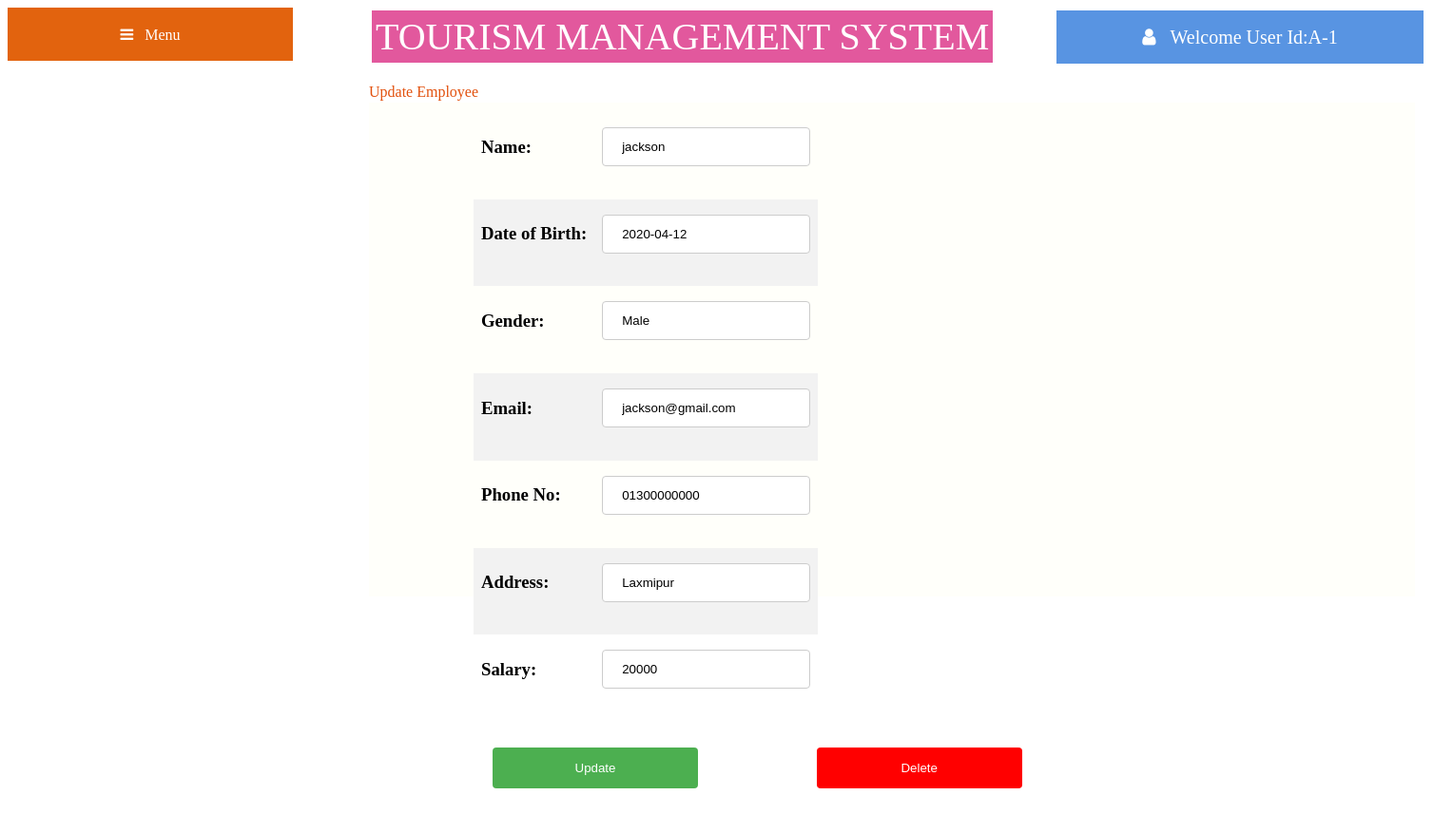
/views/Admin/updateemployee.php?id=E-1 (signed in), run on the app's committed database.
### tables this page shows
CREATE TABLE `emp` (
  `e_id` varchar(50) NOT NULL,
  `name` varchar(50) NOT NULL,
  `dob` date NOT NULL,
  `salary` varchar(50) NOT NULL,
  `address` varchar(50) NOT NULL,
  `gender` varchar(50) NOT NULL,
  `email` varchar(50) NOT NULL,
  `mobile` varchar(50) NOT NULL,
  `status` varchar(50) NOT NULL,
  `a_id` varchar(50) NOT NULL
);

### models/database.php (called while the page is built, shortened)
<?php
	 $serverName="localhost";
	 $userName="root";
	 $password="";
	 $dbName="tms";
	function get($query)
	{
        $data=array();
		global $serverName,$userName,$password,$dbName;
		$conn = mysqli_connect( $serverName, $userName, $password, $dbName);
        $result=mysqli_query($conn,$query);
        if(mysqli_num_rows($result) > 0)
        {
            while($row = mysqli_fetch_assoc($result))
            {
                $entity=array();
                foreach($row as $k=>$v)
                {
                    $entity[$k] = $row[$k];
                }
                $data[] = $entity;
            }
        }
		return $data;
	}
?>

### controllers/employeeController.php (called while the page is built, shortened)
<?php
	require_once '../../models/database.php';
    function getEmployee($id)
	{
		$query="SELECT * FROM emp WHERE e_id='$id'";
		$emp=get($query);
		return $emp[0];
    }
?>

### views/Admin/updateemployee.php (the view, shortened to what this page needs)
<?php
include '../../controllers/employeeController.php';
$eid = $_GET["id"];
$emp=getEmployee($eid);
    $err_name="";
    $err_salary="";
?>
<html>
    <head>
        <link rel="stylesheet" href="https://cdnjs.cloudflare.com/ajax/libs/font-awesome/4.7.0/css/font-awesome.min.css">
        <link rel="stylesheet" type="text/css" href="css/updateemployee.css">
    </head>
    <body>
        <div class="title" >TOURISM MANAGEMENT SYSTEM
        </div>
        <div class="dropdown">
            <button class="dropbtn"><i class="fa fa-bars">&nbsp;&nbsp;&nbsp;Menu</i></button>
        </div>
        <div class="welcome" ><i class="fa fa-user">&nbsp;&nbsp;&nbsp;<?php echo "Welcome User Id:".$_SESSION["loggedinuser"];?></i>
        </div>
        <div class="text" >Update Employee</i>
        </div>
        <form method="post" action="">
        <div class="panel">
            <table  >
                <tr>
                    <td> <h3>Name:</h3></td>
                    <td><h3><input type="text" name="ename"  value="<?php echo $emp["name"]?>" ></h3></td>
                    <td><span style="color:red"><?php echo $err_name;?></span></td>
                </tr>
                <tr>
                    <td> <h3>Date of Birth:</h3></td>
                    <td><h3><input type="text" name="date"  value="<?php echo $emp["dob"]?>" readonly></h3></td>
                </tr>
                <tr>
                    <td> <h3>Gender:</h3></td>
                    <td><h3><input type="text" name="gender"  value="<?php echo $emp["gender"]?>" readonly > </h3></td>
                </tr>
                <tr>
                    <td> <h3>Email:</h3></td>
                    <td style><h3><input type="text" name="email" value="<?php echo $emp["email"]?>" readonly ></h3></td>
                </tr>
                <tr>
                    <td> <h3>Phone No:</h3></td>
                    <td><h3><input type="text" name="phoneno" value="<?php echo $emp["mobile"]?>" readonly ></h3></td>
                </tr>
                <tr>
                    <td> <h3>Address:</h3></td>
                    <td><h3><input type="text" name="address" value="<?php echo $emp["address"]?>" readonly ></h3></td>
                </tr>
                <tr>
                    <td> <h3>Salary:</h3></td>
                    <td><h3><input type="text" name="salary" value="<?php echo $emp["salary"]?>"  ></h3></td>
                    <td><span style="color:red"><?php echo $err_salary;?></span></td>
                </tr>
            </table>
            <h3><input type="submit" name="submit" value="Update"> <input type="submit" name="delete" value="Delete" style="background-color:red"></h3>
        </div>
        </form>
    </body>
</html>

### views/Admin/css/updateemployee.css (style rules this page uses)
.title { background-color: rgb(226, 88, 157); color: white; padding: 4px; min-width:400px; font-size: 40px; text-align: center; border: solid; margin-left:380px; position: absolute; }
.dropbtn { background-color: rgb(226, 99, 14); color: white; padding: 20px; min-width:300px; font-size: 16px; width:30%; border: none; cursor: pointer; }
.dropdown { position: absolute; display: inline-block; }
.welcome { background-color: rgb(88, 148, 226); color: white; padding: 18px; min-width:350px; font-size: 20px; text-align: center; border: solid; margin-left:1100px; position: absolute; }
.text { color: rgb(226, 81, 14); margin-top: 80px; font-size: 16px; margin-left:380px; position: absolute; }
.panel { display: inline-block; background:rgb(255, 255, 250); min-height: 500px; min-width: 1080px; height: 100px; padding: 10px; border: navajowhite; margin-right: 30px; margin-left: 380px; margin-top:100px ; margin-bottom: 300px; }
input[type=text], select { width: 100%; padding: 12px 20px; margin: 8px 0; display: inline-block; border: 1px solid #ccc; border-radius: 4px; box-sizing: border-box; }
table { border-collapse: collapse; margin-left: 100px; }
th, td { text-align: left; padding: 8px; }
tr:nth-child(even) { background-color: #f2f2f2; }
input[type=submit] { width: 20%; background-color: #4CAF50; color: white; padding: 14px 10px; margin: 8px 0; border: none; border-radius: 4px; margin-left: 120px; cursor: pointer; }

### data on the page
emp: ename "jackson", date "2020-04-12", gender "Male", email "jackson@gmail.com", phoneno "01300000000", address "Laxmipur", salary "20000"

### other printed values
$_SESSION["loggedinuser"] "A-1"
